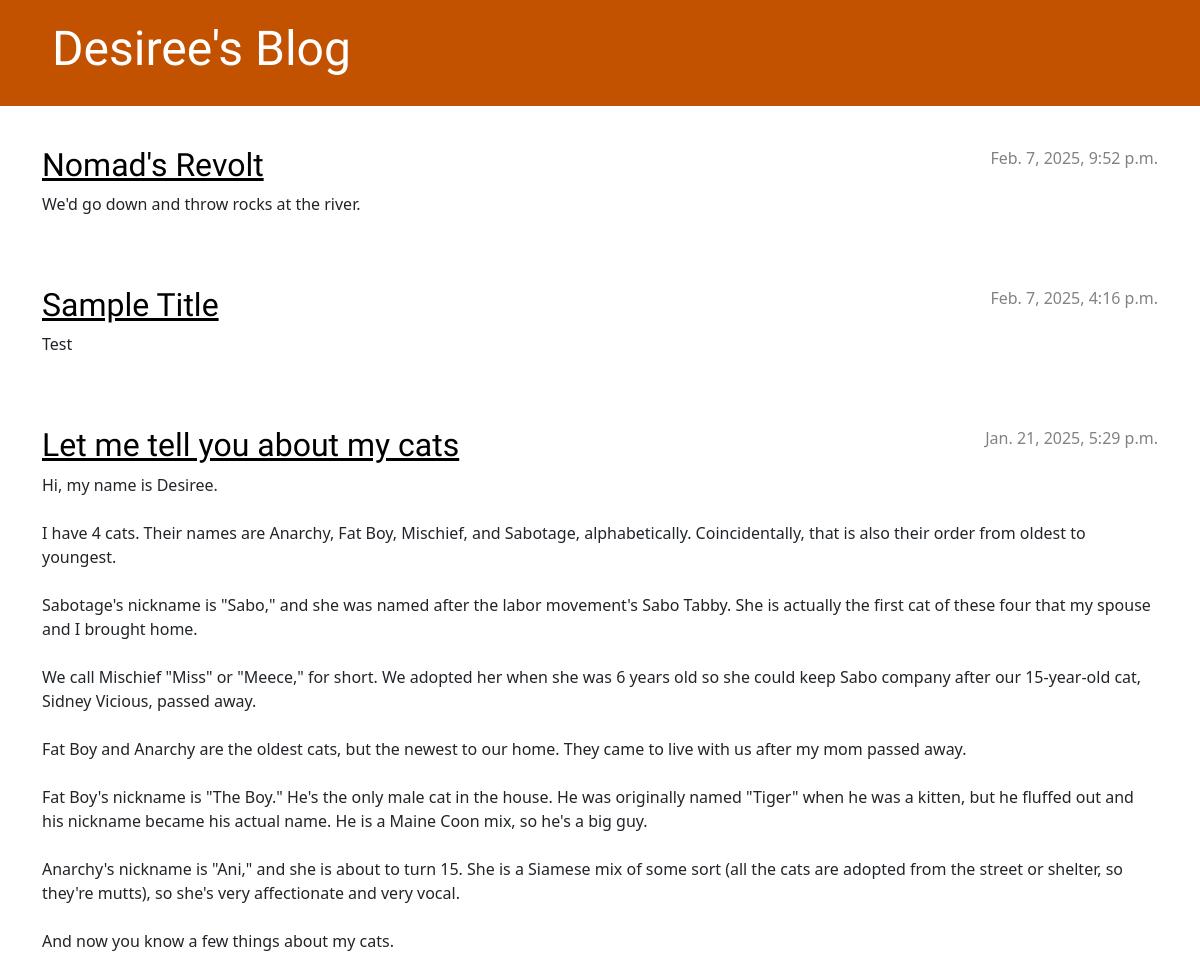
Before: / with the older database file.
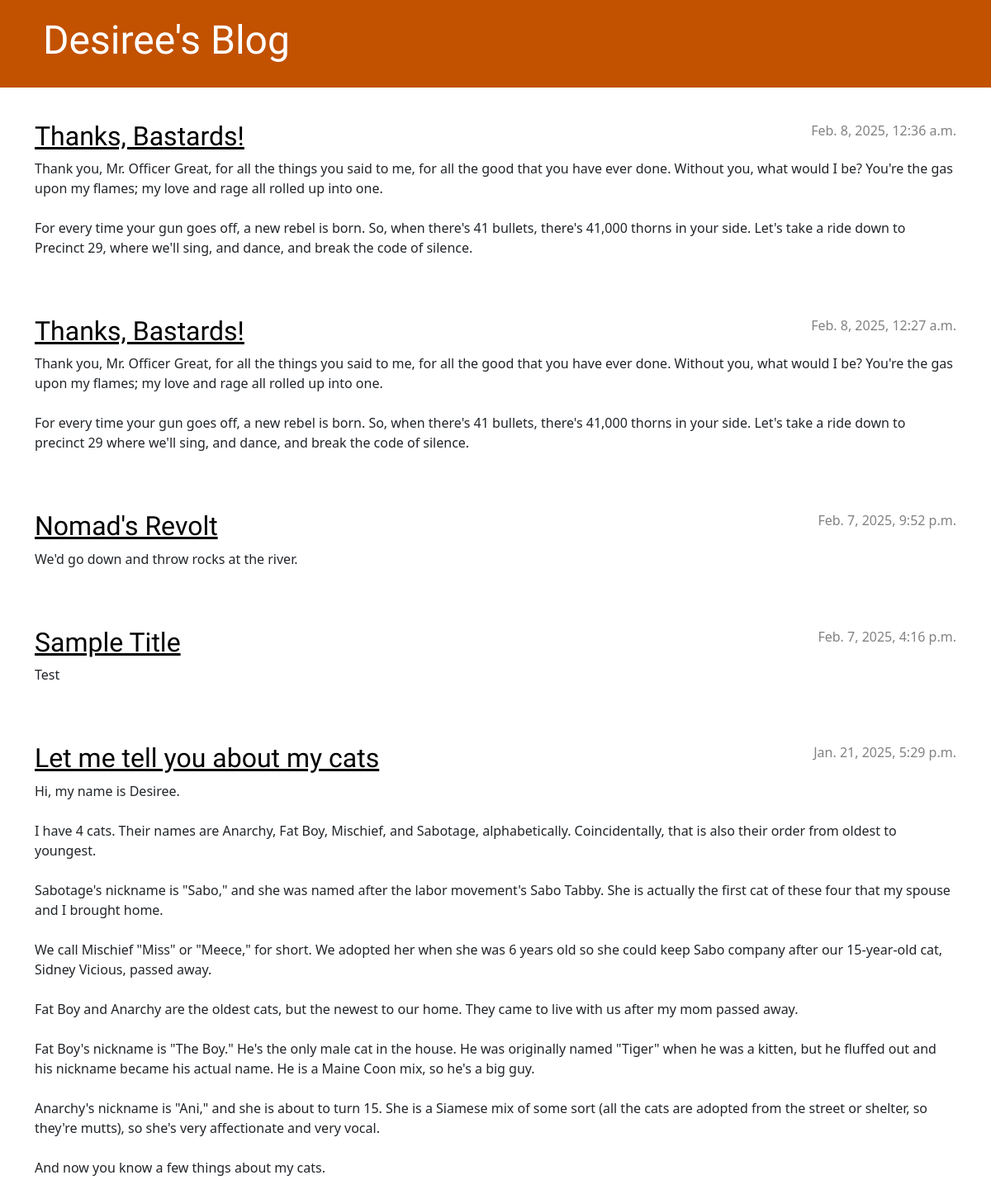
After: the same page with the newer database file.
### blog/models.py (models this page shows, shortened)
class Post(models.Model):
    author = models.ForeignKey(settings.AUTH_USER_MODEL, on_delete=models.CASCADE)
    title = models.CharField(max_length=200)
    text = models.TextField()
    created_date = models.DateTimeField(default=timezone.now)
    published_date = models.DateTimeField(blank=True, null=True)

### blog/views.py (the view)
# urls.py: path('', views.post_list, name='post_list'),
def post_list(request):
	 posts = Post.objects.filter(published_date__lte=timezone.now()).order_by('-published_date')
	 return render(request, 'blog/post_list.html', {'posts': posts})

### blog/templates/blog/post_list.html
{% extends 'blog/base.html' %}
{% block content %}
	{% for post in posts %}
	    <article class="post">
	        <time class="date">
	            {{ post.published_date }}
	        </time>
	        <h2><a href="{% url 'post_detail' pk=post.pk %}">{{ post.title }}</a></h2>
	        <p>{{ post.text|linebreaksbr }}</p>
	    </article>
	{% endfor %}
{% endblock %}

### blog/templates/blog/base.html (shortened to what this page needs)
{% load static %}
<!DOCTYPE html>
<html>
    <head>
        <link rel="stylesheet" href="https://cdn.jsdelivr.net/npm/bootstrap@5.3.3/dist/css/bootstrap.min.css">
        <link rel="stylesheet" href="{% static 'css/blog.css' %}">
    </head>
    <body>
	    <header class="page-header">
	      <div class="container">
	        <h1><a href="/">Desiree's Blog</a></h1>
	      </div>
	    </header>
	    <main class="container">
	        <div class="row">
	            <div class="col">
	            {% block content %}
	            {% endblock %}
	            </div>
	        </div>
	    </main>
	</body>
</html>

### blog/static/blog.css (style rules this page uses)
.page-header { background-color: #C25100; margin-top: 0; margin-bottom: 40px; padding: 20px 20px 20px 40px; }
.page-header h1, .page-header h1 a, .page-header h1 a:visited, .page-header h1 a:active { color: #ffffff; font-size: 36pt; text-decoration: none; }
h1, h2, h3, h4 { font-family: 'Lobster', cursive; }
.date { color: #828282; }
.post { margin-bottom: 70px; }
.post h2 a, .post h2 a:visited { color: #000000; }
.post > .date, .post > .actions { float: right; }

Changed rows visible on the page:
added Post: published_date "Feb. 8, 2025, 12:36 a.m.", title "Thanks, Bastards!", text "Thank you, Mr. Officer Great, for all the things you said to me, for all the good that you have ever done. Without you, what would I be? You're the gas upon my flames; my love and rage all rolled up into one. For every time your gun goes off, a new rebel is born. So, when there's 41 bullets, there's 41,000 thorns in your side. Let's take a ride down to Precinct 29, where we'll sing, and dance, and break the code of silence."
added Post: published_date "Feb. 8, 2025, 12:27 a.m.", title "Thanks, Bastards!", text "Thank you, Mr. Officer Great, for all the things you said to me, for all the good that you have ever done. Without you, what would I be? You're the gas upon my flames; my love and rage all rolled up into one. For every time your gun goes off, a new rebel is born. So, when there's 41 bullets, there's 41,000 thorns in your side. Let's take a ride down to precinct 29 where we'll sing, and dance, and break the code of silence."
